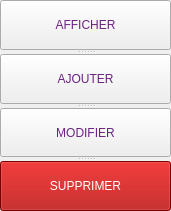
    <widget class="QSplitter" name="splitter">
     <property name="geometry">
      <rect>
       <x>810</x>
       <y>220</y>
       <width>171</width>
       <height>211</height>
      </rect>
     </property>
     <property name="orientation">
      <enum>Qt::Vertical</enum>
     </property>
     <widget class="QPushButton" name="pushButton_afficher">
      <property name="cursor">
       <cursorShape>PointingHandCursor</cursorShape>
      </property>
      <property name="toolTip">
       <string>Afficher la liste des employes</string>
      </property>
      <property name="styleSheet">
       <string notr="true">color: rgb(107, 35, 131);
border-color: rgb(107, 35, 131);</string>
      </property>
      <property name="text">
       <string>AFFICHER</string>
      </property>
      <property name="icon">
       <iconset>
        <normaloff>../resources/afficher.png</normaloff>../resources/afficher.png</iconset>
      </property>
     </widget>
     <widget class="QPushButton" name="pushButton_ajouter">
      <property name="cursor">
       <cursorShape>PointingHandCursor</cursorShape>
      </property>
      <property name="toolTip">
       <string>Ajouter un nouveau employé</string>
      </property>
      <property name="styleSheet">
       <string notr="true">color: rgb(107, 35, 131);
border-color: rgb(107, 35, 131);</string>
      </property>
      <property name="text">
       <string>AJOUTER</string>
      </property>
      <property name="icon">
       <iconset>
        <normaloff>../resources/ajouter.png</normaloff>../resources/ajouter.png</iconset>
      </property>
      <property name="default">
       <bool>false</bool>
      </property>
      <property name="flat">
       <bool>false</bool>
      </property>
     </widget>
     <widget class="QPushButton" name="pushButton_modifier">
      <property name="cursor">
       <cursorShape>PointingHandCursor</cursorShape>
      </property>
      <property name="toolTip">
       <string>Modifier un employé existant dans la base</string>
      </property>
      <property name="styleSheet">
       <string notr="true">color: rgb(107, 35, 131);
border-color: rgb(107, 35, 131);</string>
      </property>
      <property name="text">
       <string>MODIFIER</string>
      </property>
      <property name="icon">
       <iconset>
        <normaloff>../resources/modifier.png</normaloff>../resources/modifier.png</iconset>
      </property>
     </widget>
     <widget class="QPushButton" name="pushButton_supprimer">
      <property name="cursor">
       <cursorShape>PointingHandCursor</cursorShape>
      </property>
      <property name="toolTip">
       <string>Supprimer un employé</string>
      </property>
      <property name="styleSheet">
       <string notr="true">color: rgb(255, 255, 255);
background-color: rgb(170, 0, 0);
border-color: rgb(107, 35, 131);</string>
      </property>
      <property name="text">
       <string>SUPPRIMER</string>
      </property>
      <property name="icon">
       <iconset>
        <normaloff>../resources/supprimer.png</normaloff>../resources/supprimer.png</iconset>
      </property>
     </widget>
    </widget>
